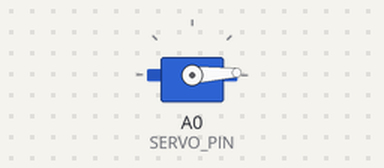
The sketch below on a simulated Arduino Uno, built with avr-gcc and run on an emulated ATmega328P. Parts: servo.

Above: at 0.05 s.
At 0.9 s:
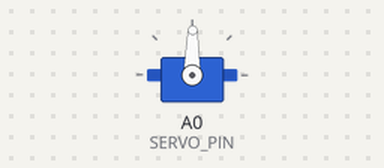
At 1.75 s:
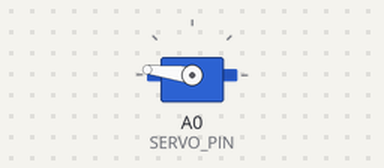
At 3.45 s:
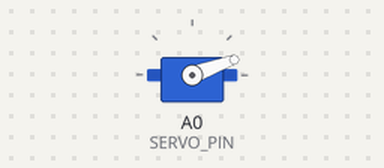
Timing chart, 0 to 8.4 s (numbered marks = the images above):
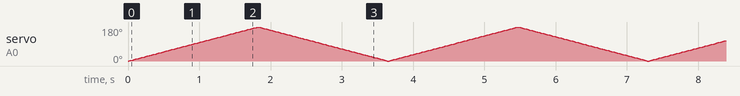

The sketch:

servo_sweep.ino
```cpp
// Barrido continuo de servo SG90: 0° -> 180° -> 0°
// Placa: Nucleo-G431KB (core STM32duino)
// Conexión: señal (naranja) -> A0, VCC (rojo) -> 5V, GND (marrón) -> GND

#include <Servo.h>

Servo servo;

const int SERVO_PIN = A0;

void setup() {
  // 600-2400 us es el rango seguro del SG90
  servo.attach(SERVO_PIN, 600, 2400);
}

void loop() {
  // Hacia adelante: 0° -> 180°
  for (int angle = 0; angle <= 180; angle++) {
    servo.write(angle);
    delay(10);   // menor delay = más rápido
  }

  // Hacia atrás: 180° -> 0°
  for (int angle = 180; angle >= 0; angle--) {
    servo.write(angle);
    delay(10);
  }
}
```
